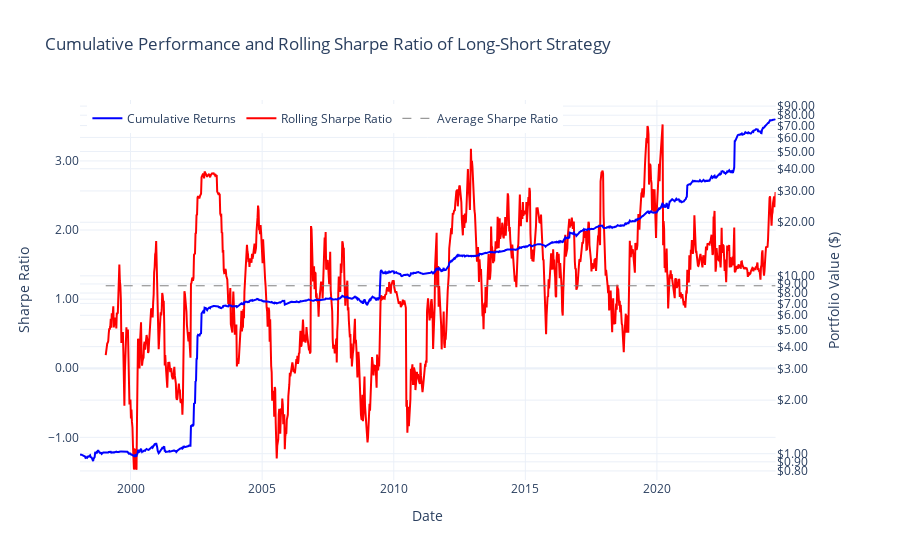

The cell this chart's notebook holds for it:
### Code cell
import pandas as pd
import numpy as np
import plotly.graph_objects as go
from plotly.subplots import make_subplots

def get_rebalance_dates(df):
    all_dates = df.index.get_level_values('date').unique()
    return all_dates[::4]  # Every 4th Friday

def long_short_strategy(df, rebalance_dates, initial_portfolio_value=10000, random_allocation=False):
    returns = []
    random_returns = []
    transactions = []
    portfolio_value = initial_portfolio_value
    previous_allocations = {}
    
    for i in range(len(rebalance_dates) - 1):
        current_date = rebalance_dates[i]
        next_date = rebalance_dates[i + 1]
        
        current_data = df.xs(current_date, level='date', drop_level=False)
        all_stocks = current_data.index.get_level_values('ticker').unique().to_numpy()
        
        # Business risk-based allocation
        percentiles = current_data['business_risk']
        short_stocks = percentiles[percentiles <= 20].index.get_level_values('ticker').unique()
        long_stocks = percentiles[percentiles >= 80].index.get_level_values('ticker').unique()
        
        next_period_data = df.loc[(slice(None), slice(current_date, next_date)), :]
        next_period_returns = next_period_data['price'].groupby(level='ticker').pct_change()
        
        available_stocks = next_period_returns.index.get_level_values('ticker').unique()
        long_stocks = [stock for stock in long_stocks if stock in available_stocks]
        short_stocks = [stock for stock in short_stocks if stock in available_stocks]
        
        # Calculate allocations and transactions
        all_selected_stocks = long_stocks + short_stocks
        allocations = {stock: 1/len(all_selected_stocks) if stock in long_stocks else -1/len(all_selected_stocks) for stock in all_selected_stocks}
        
        for stock in all_selected_stocks:
            current_price = current_data.loc[stock, 'price']
            allocation = allocations[stock]
            target_value = portfolio_value * abs(allocation)
            
            if stock in previous_allocations:
                previous_allocation = previous_allocations[stock]
                previous_shares = previous_allocation['shares']
                previous_value = previous_shares * current_price
                
                shares_change = (target_value - previous_value) / current_price
                transaction_value = shares_change * current_price
            else:
                shares_change = target_value / current_price
                transaction_value = target_value
            
            transactions.append({
                'date': current_date,
                'symbol': stock,
                'price': current_price,
                'amount': shares_change,
                'txn_dollars': transaction_value * (-1 if allocation < 0 else 1)
            })
            
            previous_allocations[stock] = {
                'shares': shares_change if stock not in previous_allocations else previous_allocations[stock]['shares'] + shares_change
            }
        
        # Calculate strategy returns
        if long_stocks:
            long_returns = next_period_returns.loc[long_stocks].groupby(level='date').mean()
        else:
            long_returns = pd.Series(0, index=next_period_returns.index.get_level_values('date').unique())
        
        if short_stocks:
            short_returns = -next_period_returns.loc[short_stocks].groupby(level='date').mean()
        else:
            short_returns = pd.Series(0, index=next_period_returns.index.get_level_values('date').unique())
        
        strategy_returns = (long_returns + short_returns) / 2
        strategy_returns = strategy_returns.groupby(level='date').first().dropna()
        returns.append(strategy_returns)
        
        # Update portfolio value
        portfolio_value *= (1 + strategy_returns.mean())
        
        # Generate random allocations if specified
        if isinstance(random_allocation, int) and random_allocation > 0:
            period_random_returns = []
            for _ in range(random_allocation):
                np.random.shuffle(all_stocks)
                mid = len(all_stocks) // 2
                random_long, random_short = all_stocks[:mid], all_stocks[mid:]
                
                random_long = [stock for stock in random_long if stock in available_stocks]
                random_short = [stock for stock in random_short if stock in available_stocks]
                
                if random_long:
                    random_long_returns = next_period_returns.loc[random_long].groupby(level='date').mean()
                else:
                    random_long_returns = pd.Series(0, index=next_period_returns.index.get_level_values('date').unique())
                
                if random_short:
                    random_short_returns = -next_period_returns.loc[random_short].groupby(level='date').mean()
                else:
                    random_short_returns = pd.Series(0, index=next_period_returns.index.get_level_values('date').unique())
                
                random_strategy_returns = (random_long_returns + random_short_returns) / 2
                random_strategy_returns = random_strategy_returns.groupby(level='date').first().dropna()
                period_random_returns.append(random_strategy_returns)
            
            random_returns.append(period_random_returns)
    
    strategy_returns = pd.concat(returns).sort_index()
    transactions_df = pd.DataFrame(transactions)
    transactions_df['sid'] = transactions_df['symbol'].astype('category').cat.codes
    
    if isinstance(random_allocation, int) and random_allocation > 0:
        random_returns = [pd.concat(rs).sort_index() for rs in zip(*random_returns)]
        return strategy_returns, random_returns, transactions_df
    else:
        return strategy_returns, transactions_df

def calculate_cumulative_returns(returns):
    return (1 + returns).cumprod()

def calculate_rolling_sharpe_ratio(returns, window=52, risk_free_rate=0):
    returns = returns.dropna()
    excess_returns = returns - risk_free_rate
    rolling_mean = excess_returns.rolling(window=window).mean()
    rolling_std = excess_returns.rolling(window=window).std()
    rolling_std = rolling_std.replace(0, np.nan)
    sharpe = (rolling_mean / rolling_std) * np.sqrt(52)
    return sharpe.replace([np.inf, -np.inf], np.nan).dropna()

def plot_cumulative_performance_with_sharpe(cumulative_returns, sharpe_ratio, random_cumulative_returns=None):
    fig = make_subplots(specs=[[{"secondary_y": True}]])
    
    average_sharpe = sharpe_ratio.mean()

    # Plot random allocation series if provided
    if random_cumulative_returns is not None:
        for rs in random_cumulative_returns:
            fig.add_trace(
                go.Scatter(
                    x=rs.index, 
                    y=rs.values,
                    mode='lines',
                    name='Random Allocation',
                    line=dict(color='lightblue', width=1),
                    opacity=0.6,
                    showlegend=False
                ),
                secondary_y=True
            )

    fig.add_trace(
        go.Scatter(
            x=cumulative_returns.index, 
            y=cumulative_returns.values,
            mode='lines',
            name='Cumulative Returns',
            line=dict(color='blue'),
            hovertemplate='Date: %{x}<br>Cumulative Returns: $%{y:.2f}<extra></extra>'
        ),
        secondary_y=True
    )

    fig.add_trace(
        go.Scatter(
            x=sharpe_ratio.index,
            y=sharpe_ratio.values,
            mode='lines',
            name='Rolling Sharpe Ratio',
            line=dict(color='red'),
            hovertemplate='Date: %{x}<br>Rolling Sharpe Ratio: %{y:.2f}<extra></extra>'
        ),
        secondary_y=False
    )
    
    fig.add_trace(
        go.Scatter(
            x=sharpe_ratio.index,
            y=[average_sharpe] * len(sharpe_ratio),
            mode='lines',
            name='Average Sharpe Ratio',
            line=dict(color='grey', dash='dash', width=1),
            hovertemplate='Date: %{x}<br>Average Sharpe Ratio: %{y:.2f}<extra></extra>'
        ),
        secondary_y=False
    )
    
    fig.update_layout(
        title='Cumulative Performance and Rolling Sharpe Ratio of Long-Short Strategy',
        xaxis_title='Date',
        yaxis_title='Sharpe Ratio',
        yaxis2_title='Portfolio Value ($)',
        template='plotly_white',
        legend=dict(x=0.01, y=0.99, orientation='h'),
        hovermode="x unified"
    )
    
    fig.update_yaxes(tickformat=".2f", secondary_y=False, range=[sharpe_ratio.min()*1.1, sharpe_ratio.max()*1.1])
    fig.update_yaxes(tickformat="$,.2f", secondary_y=True, type='log')
    
    fig.show()

def main(df_business_risk, random_allocation=False):
    rebalance_dates = get_rebalance_dates(df_business_risk.sort_index())
    
    if isinstance(random_allocation, int) and random_allocation > 0:
        strategy_returns, random_returns, transactions_df = long_short_strategy(df_business_risk, rebalance_dates.sort_values(), random_allocation=random_allocation)
        random_cumulative_returns = [calculate_cumulative_returns(r) for r in random_returns]
    else:
        strategy_returns, transactions_df = long_short_strategy(df_business_risk, rebalance_dates.sort_values(), random_allocation=False)
        random_cumulative_returns = None

    cumulative_returns = calculate_cumulative_returns(strategy_returns)
    rolling_sharpe = calculate_rolling_sharpe_ratio(strategy_returns, window=52)

    print("Main Strategy:")
    print(f"Cumulative Returns Range: {cumulative_returns.min():.2f} - {cumulative_returns.max():.2f}")
    print(f"Sharpe Ratio Range: {rolling_sharpe.min():.2f} - {rolling_sharpe.max():.2f}")

    plot_cumulative_performance_with_sharpe(cumulative_returns, rolling_sharpe, random_cumulative_returns)
    
    return transactions_df

# Run the main function
transactions_df = main(df_business_risk, random_allocation=False)
print(transactions_df.head())

### Figure 1 — Plotly figure (JSON) as saved in the notebook; plotly's stock layout.template omitted (floating-point values rounded to 4 significant figures; data arrays with more than 128 entries replaced by an {"elided": "..."} marker saying what was removed)
{"data": [{"hovertemplate": "Date: %{x}<br>Cumulative Returns: $%{y:.2f}<extra></extra>", "line": {"color": "blue"}, "mode": "lines", "name": "Cumulative Returns", "type": "scatter", "x": {"elided": "1380 str values"}, "xaxis": "x", "y": {"elided": "1380 float values"}, "yaxis": "y2"}, {"hovertemplate": "Date: %{x}<br>Rolling Sharpe Ratio: %{y:.2f}<extra></extra>", "line": {"color": "red"}, "mode": "lines", "name": "Rolling Sharpe Ratio", "type": "scatter", "x": {"elided": "1329 str values"}, "xaxis": "x", "y": {"elided": "1329 float values"}, "yaxis": "y"}, {"hovertemplate": "Date: %{x}<br>Average Sharpe Ratio: %{y:.2f}<extra></extra>", "line": {"color": "grey", "dash": "dash", "width": 1}, "mode": "lines", "name": "Average Sharpe Ratio", "type": "scatter", "x": {"elided": "1329 str values"}, "xaxis": "x", "y": {"elided": "1329 float values"}, "yaxis": "y"}], "layout": {"autosize": true, "hovermode": "x unified", "legend": {"orientation": "h", "x": 0.01, "y": 0.99}, "title": {"text": "Cumulative Performance and Rolling Sharpe Ratio of Long-Short Strategy"}, "xaxis": {"anchor": "y", "autorange": true, "domain": [0, 0.94], "range": ["1998-01-30", "2024-07-05"], "title": {"text": "Date"}, "type": "date"}, "yaxis": {"anchor": "x", "domain": [0, 1], "range": [-1.618, 3.882], "tickformat": ".2f", "title": {"text": "Sharpe Ratio"}, "type": "linear"}, "yaxis2": {"anchor": "x", "autorange": true, "overlaying": "y", "range": [-0.1479, 1.989], "side": "right", "tickformat": "$,.2f", "title": {"text": "Portfolio Value ($)"}, "type": "log"}}}
